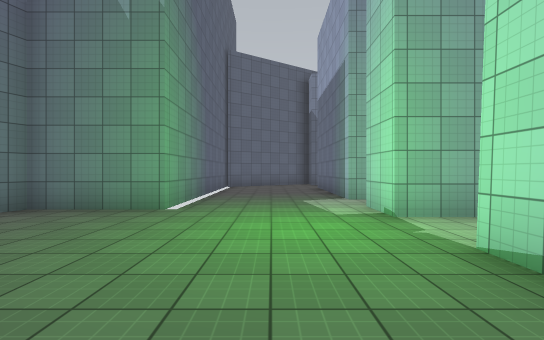
View 1 (above)

24 first-person views from a walk through a 3-D level made in the Unity game engine. The camera is 1.4 m above the floor, looks level and sees 85° across. The floor is counted in squares, 2 m on a side. Each view is taken from the middle of a square. On the plan, view 1 faces up. The plan holds only what a view shows up to about 10 squares ahead; the rest is blank. Surface patterns are stand-ins for the level's own textures.

View 2
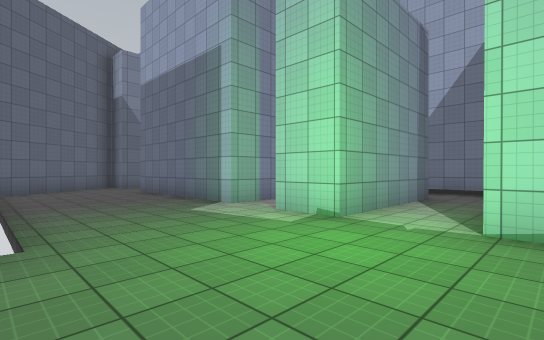

View 3
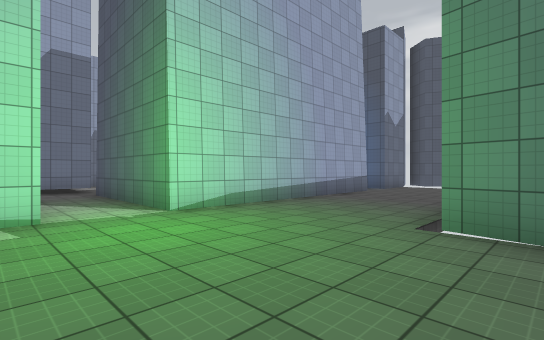

View 4
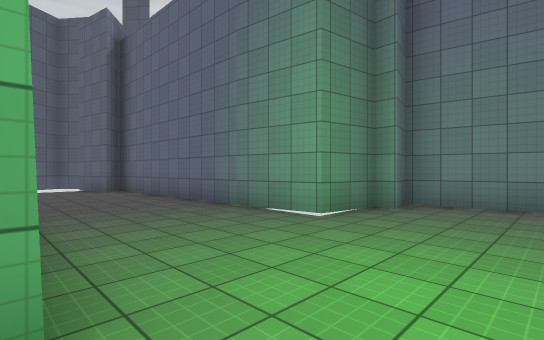

View 5
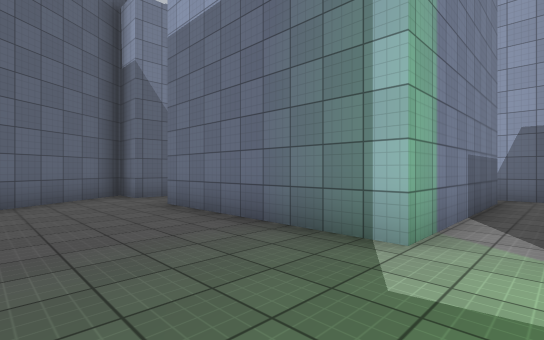

View 6
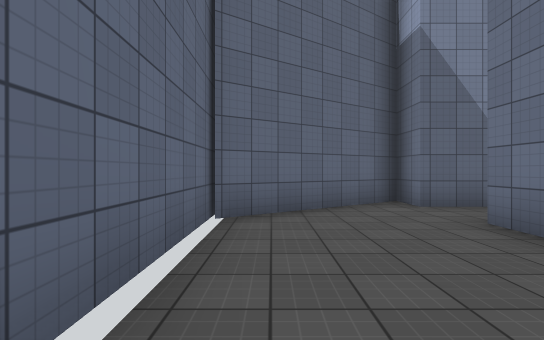

View 7
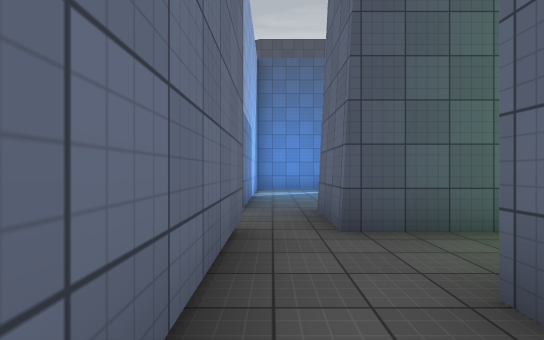

View 8
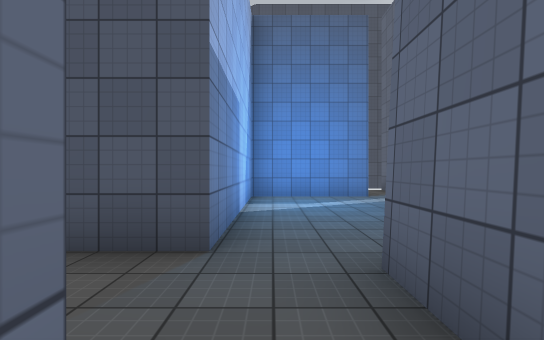

View 9
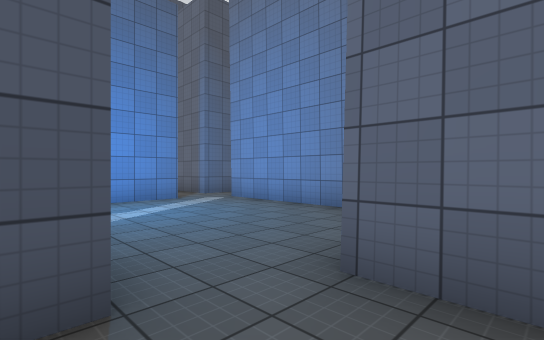

View 10
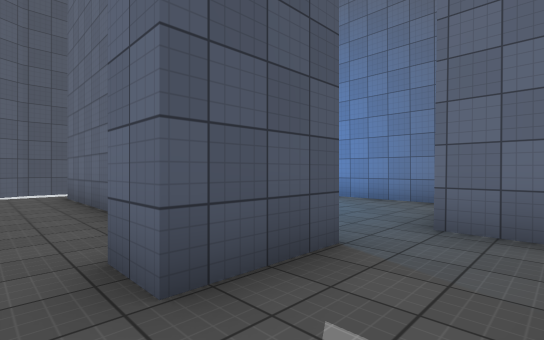

View 11
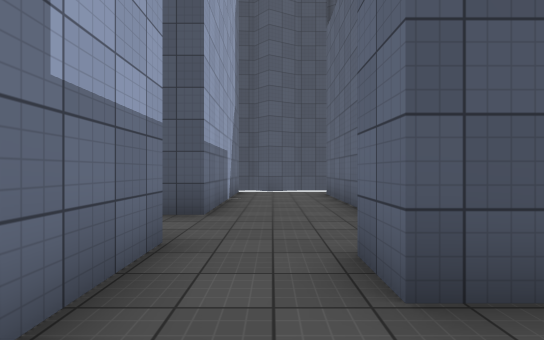

View 12
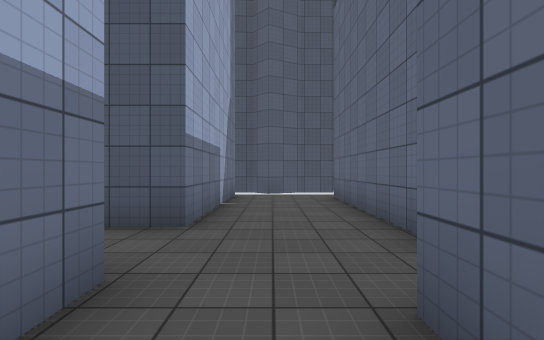

View 13
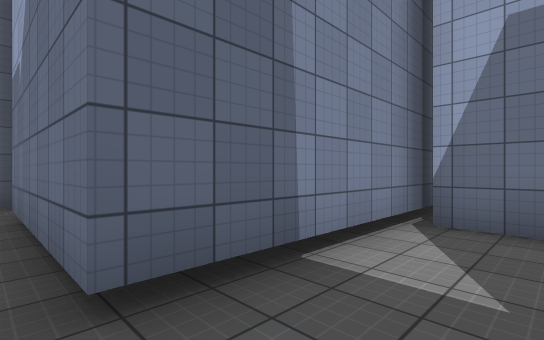

View 14
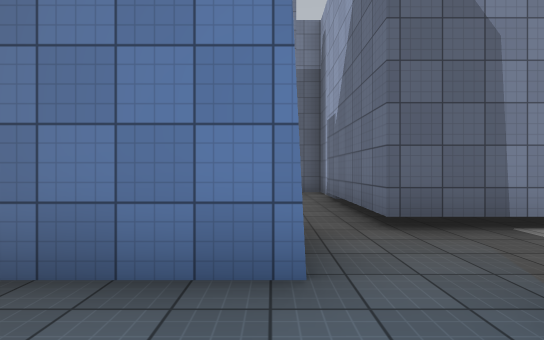

View 15
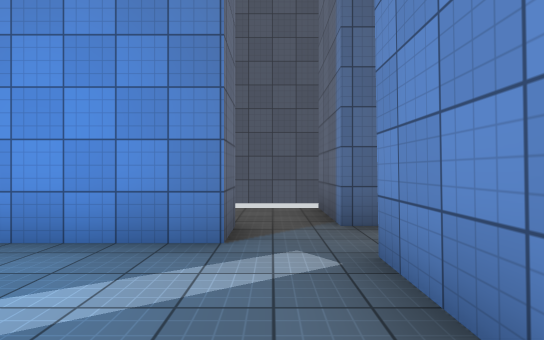

View 16
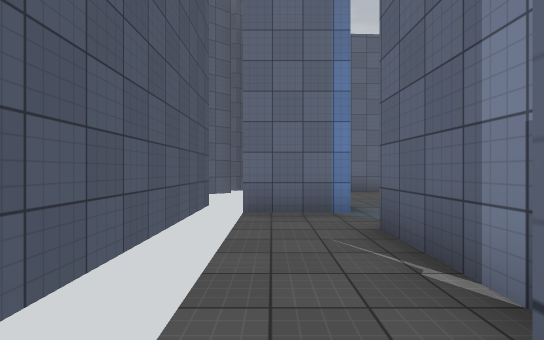

View 17
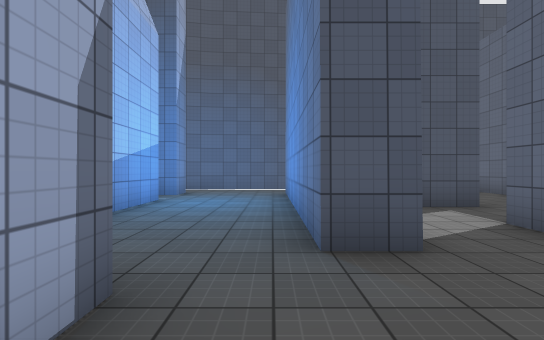

View 18
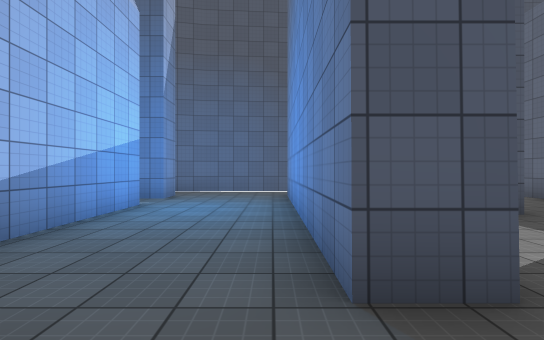

View 19
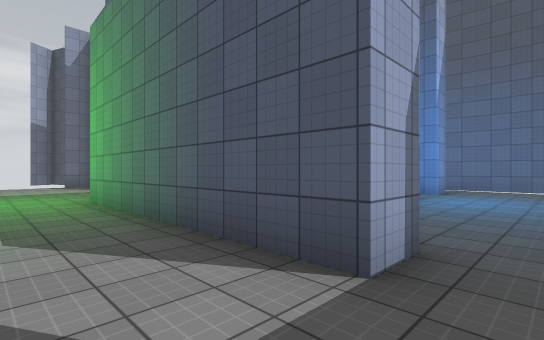

View 20
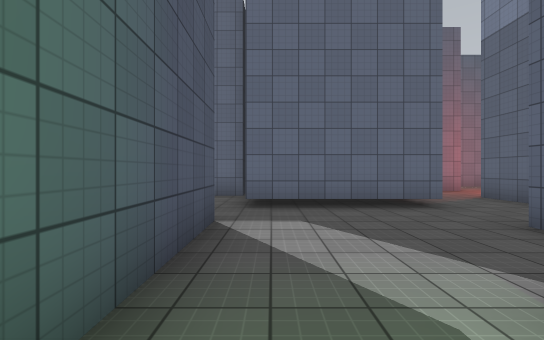

View 21
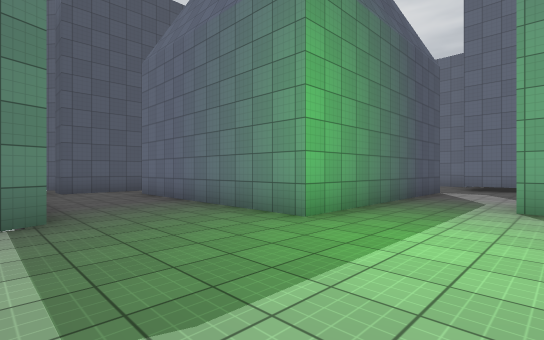

View 22
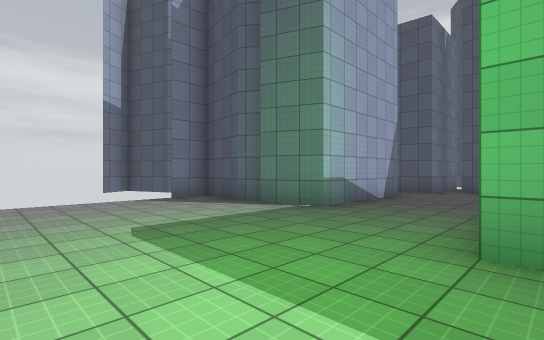

View 23
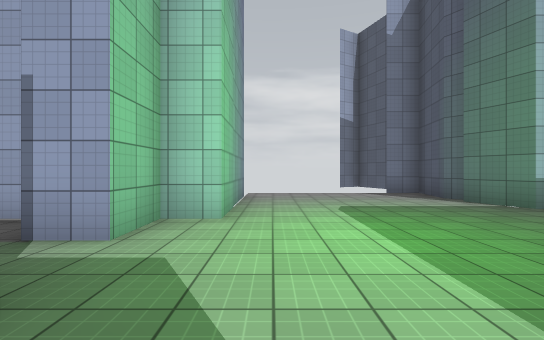

View 24
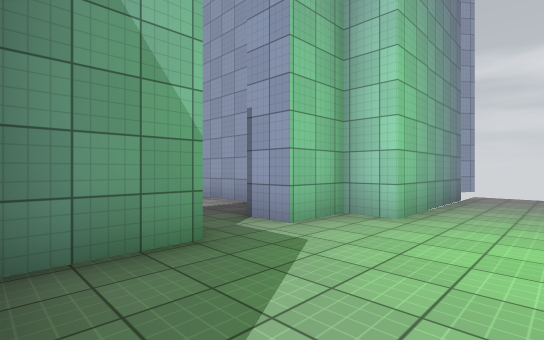

### Floor plan
Points are (right, up) in squares from view 1. A wall is a line through its corners. A room is listed if a view was taken in it or the views show most of it. See-through windows are left out.
Room 1 (views 1, 2, 3, 4, 5, 6, 7, 8, 13)
walls: (5.9, 4.4) (1.8, 4.4) (1.8, 5.8); (-1.7, -0.6) (-1.5, -6.8); (-4.5, 3.8) (-4.2, 1.7) (-3.3, 1.8) (-3.4, 1.4) (-2, 1.2) (-1.7, -0.7); (6.6, 7) (1.8, 7) (1.8, 11.9); (7.3, 2.5) (7.3, 6.2); (1.8, -4.4) (1.8, 2.6) (6.2, 2.6) (6.2, 0.9); (-1.9, 12.6) (-1.9, 5.2) (-4.3, 5.2) (-4.5, 4.8); (1.8, 13.6) (1.8, 14.7) (-1.9, 12.2); (-1, -6.2) (-0.8, -7.6)
ways out: opening at (8.5, 1.5) to room 2; opening at (2.5, -5) to room 3; opening at (7, 0) to room 3; opening at (2.5, 13); opening at (7, 7)
Room 2 (views 9, 10, 11, 12)
walls: (7.5, 0.4) (9.3, 0.4) (9.3, -0.5); (11.1, -0.9) (11.1, 2.2); (12.1, 2.5) (7.3, 2.5)
ways out: opening at (8.5, 1.5) to room 1; opening at (10, 0) to room 4
Room 3 (views 14, 15)
walls: (3.1, 0) (3.1, -4.5); (6.2, 0.9) (4.2, 0.9); (4.5, -5.7) (4.5, -4.8) (7.5, -4.8) (7.5, 0.4); (2.1, -5.7) (3.1, -5.7)
ways out: opening at (2.5, -5) to room 1; opening at (7, 0) to room 1; opening at (4, -6) to room 7
Room 4 (view 16)
walls: (8.4, -2.2) (8.4, -6.6); (11.1, -7.4) (11.1, -2.6); (8, -8.3) (9.1, -8.3) (10.1, -7.8); (10.6, -8.3) (11.2, -8.2)
ways out: opening at (10, 0) to room 2; opening at (8, -7) to room 7; opening at (11.5, -1.5)
Room 5 (views 17, 18, 19)
walls: (14.3, 6.2) (14.3, 2.5); (15.9, 1.2) (15.9, 2.2) (18.6, 2.2); (13.9, 8.4) (12.4, 8.4); (13.6, 0.4) (14.6, 0.4)
ways out: opening at (19, 3.5) to room 6; opening at (14, 1.5) to room 8; opening at (13.5, 7.5); opening at (15, 2)
Room 6 (views 20, 21, 22, 23, 24)
walls: (26.8, 0.4) (27.3, 0.7) (29.1, 0.5) (29.1, 1.5); (21.6, 6.6) (20, 6.6); (25.3, -3.2) (25.3, 0.2) (26.7, 0.8); (27.9, 5.7) (24.3, 5.7) (24.3, 6.6) (22.9, 6.6) (22.9, 7.5); (18.6, 2.2) (22.5, 2.2) (22.5, -4); (22.1, -5.3) (24.3, -5.3); (24.8, -6.4) (24.8, -4.5) (25.9, -4.4); (17.7, -5.3) (18.2, -5.3)
ways out: opening at (19, 3.5) to room 5; opening at (18, -5); opening at (22, 7)
Room 7 (no view inside)
walls: (6.6, -5.7) (4.5, -5.7); (3.1, -5.7) (3.1, -7.5); (2.1, -8.3) (6.8, -8.3)
ways out: opening at (4, -6) to room 3; opening at (8, -7) to room 4
Room 8 (no view inside)
walls: (11.9, 2.2) (11.9, 1.4)
ways out: opening at (14, 1.5) to room 5; opening at (13, 0)

Where each view was taken, in squares from view 1:
view 1: 0 up, 0 right, facing up
view 2: 2 up, 2 left, facing up-right
view 3: 5 up, 3 left, facing down-right
view 4: 4 up, 2 right, facing down-left
view 5: 6 up, 1 left, facing up-right
view 6: 8 up, 1 left, facing up
view 7: 6 up, 7 right, facing down
view 8: 3 up, 7 right, facing down
view 9: 2 up, 8 right, facing down-left
view 10: 2 up, 10 right, facing down-left
view 11: 2 up, 10 right, facing down
view 12: 1 up, 10 right, facing down
view 13: 1 up, 7 right, facing up-right
view 14: 1 down, 6 right, facing up
view 15: 2 down, 4 right, facing down
view 16: 7 down, 8 right, facing left
view 17: 3 up, 15 right, facing down
view 18: 2 up, 15 right, facing down
view 19: 4 up, 15 right, facing down-right
view 20: 3 up, 20 right, facing left
view 21: 5 up, 26 right, facing down-left
view 22: 5 up, 22 right, facing down-right
view 23: 5 up, 20 right, facing right
view 24: 4 up, 20 right, facing up-right
